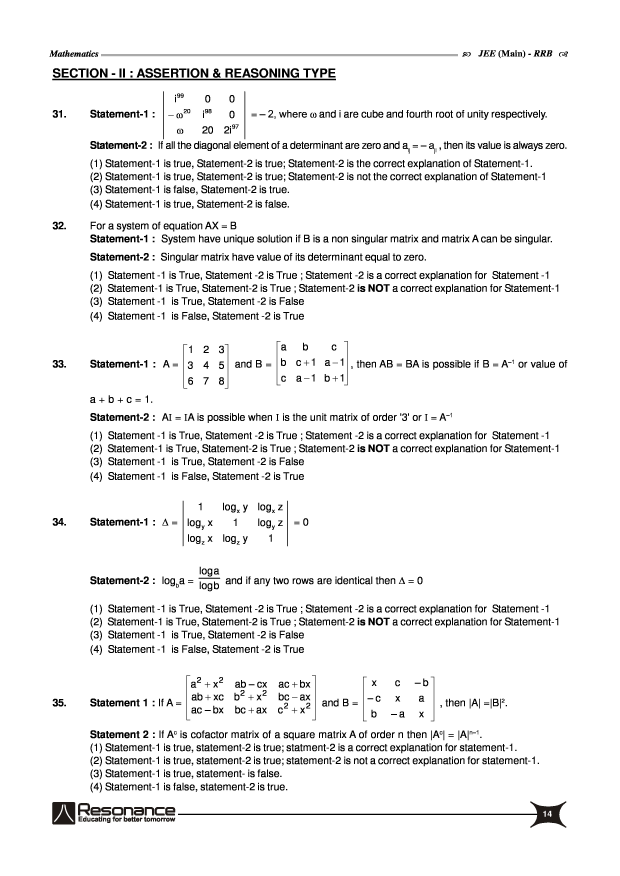
#> input picture test/some_16.jpg, 2479 x 3504 px (shown at 1/4 size)
$ python main.py
#> lines starting #> are read from the running program, lines starting #| are printed output that depends on the picture; after the words box and inside, x2 and y2 are one past the last pixel; in counts of white or black regions, pixels touching at a corner belong together
import cv2
import numpy as np

im = cv2.imread('test/some_16.jpg')
#> im is the input picture: shape (3504, 2479, 3); mean B, G, R 239.8, 239.8, 239.8

gray = cv2.cvtColor(im,cv2.COLOR_BGR2GRAY)
blur = cv2.GaussianBlur(gray,(5,5),0)
thresh = cv2.adaptiveThreshold(blur,255,1,1,11,2)
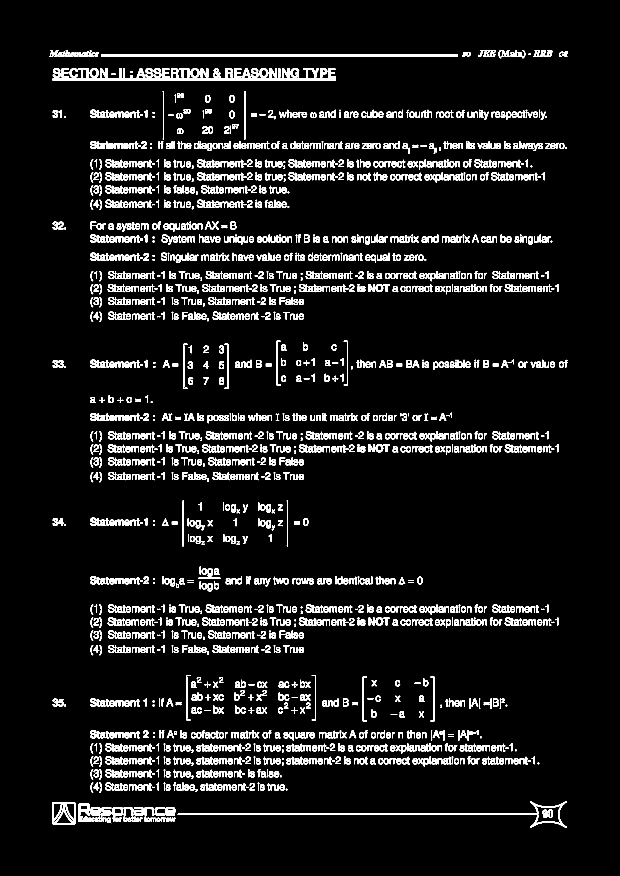
#> thresh: shape (3504, 2479) (shown at 1/4 size); 6.1% white; 2260 white regions (1 under 20 px)
contours,hierarchy = cv2.findContours(thresh,cv2.RETR_LIST,cv2.CHAIN_APPROX_SIMPLE)
#> contours = 2920 contours, 24 with area under 20; largest, box (x1, y1, x2, y2) and area: (711, 3205, 2266, 3311) 13038, (404, 216, 1832, 225) 11416, (209, 3208, 301, 3298) 8080, (209, 315, 1344, 321) 5670, (2142, 3221, 2244, 3295) 5137
for a in range(1,2000):
	img = cv2.drawContours (im, contours, a, (0, 0, 255), 3)
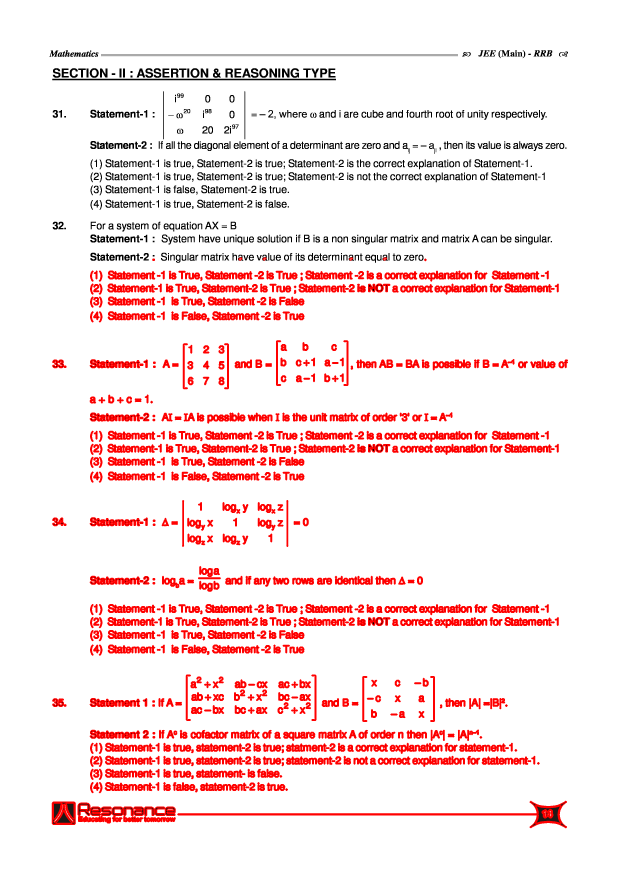
#> im: shape (3504, 2479, 3) (shown at 1/4 size); mean B, G, R 230.1, 230.1, 249.6

resized_image = cv2.resize(im, (600, 600))
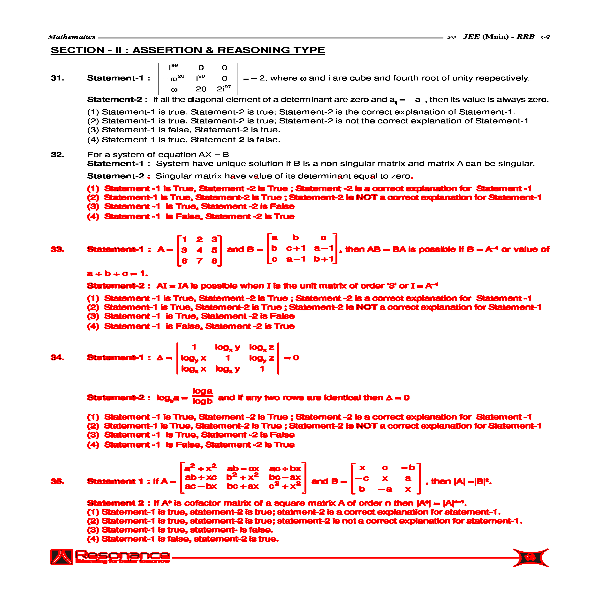
#> resized_image: shape (600, 600, 3); mean B, G, R 229.9, 229.9, 249.6

cv2.imshow("img", resized_image)

cv2.waitKey(0)

$ run again, with test/some_10.jpg copied over test/some_16.jpg
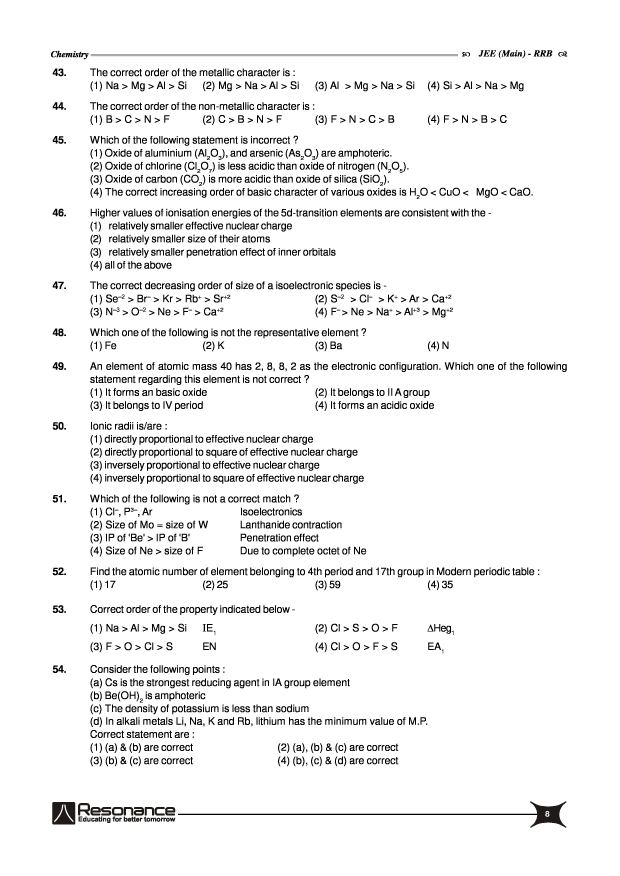
#> input picture test/some_10.jpg, 2479 x 3504 px (shown at 1/4 size)
#> im is the input picture: shape (3504, 2479, 3); mean B, G, R 240.4, 240.5, 240.5
#> `thresh = cv2.adaptiveThreshold(blur,255,1,1,11,2)`:
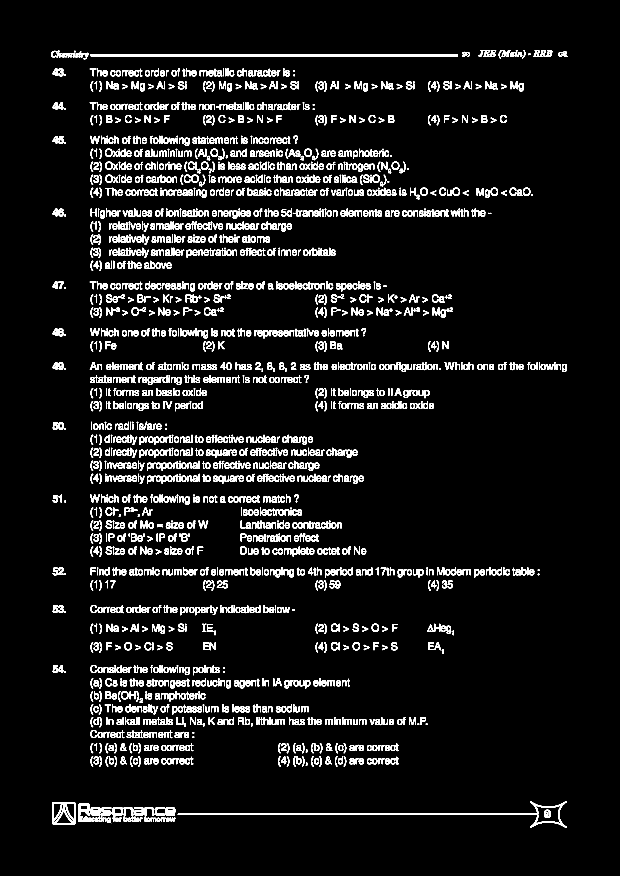
#> thresh: shape (3504, 2479) (shown at 1/4 size); 5.8% white; 2272 white regions (1 under 20 px)
#> contours = 2990 contours, 37 with area under 20; largest, box (x1, y1, x2, y2) and area: (711, 3205, 2266, 3311) 13038, (363, 216, 1832, 225) 11744, (209, 3208, 301, 3298) 8080, (2142, 3221, 2244, 3295) 5137, (312, 3212, 360, 3262) 1750
#> `resized_image = cv2.resize(im, (600, 600))`:
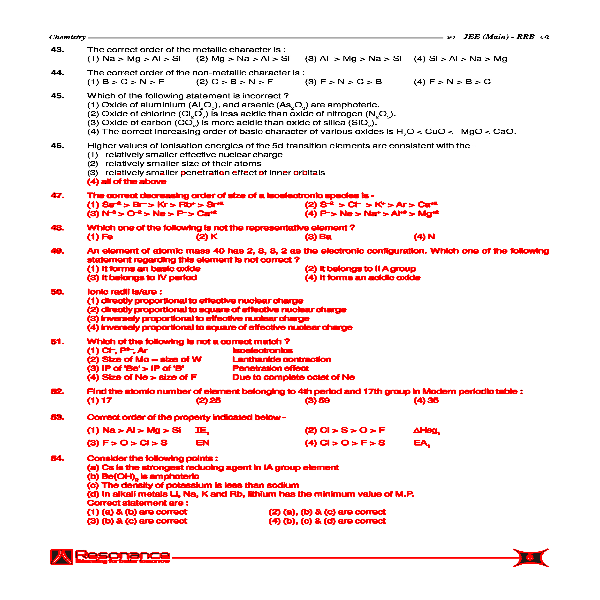
#> resized_image: shape (600, 600, 3); mean B, G, R 231.4, 231.4, 249.9
